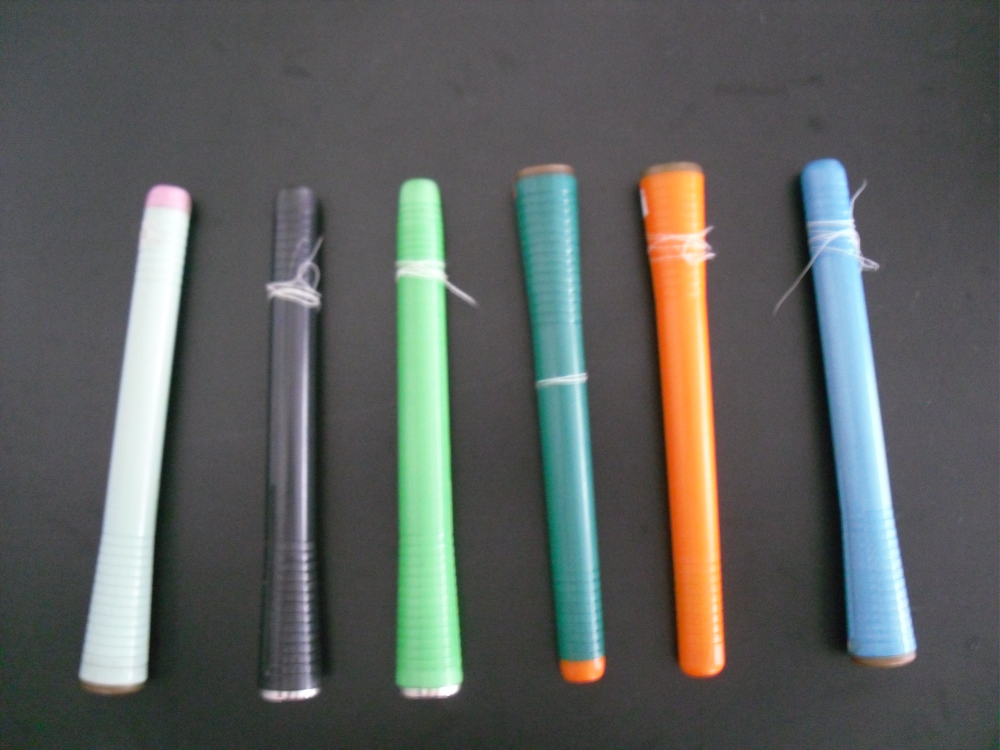
%> input picture test/p.JPG, 4000 x 3000 px (shown at 1/4 size)
$ octave MyExperiment.m   (GNU Octave 9; MATLAB toolbox functions it lacks are replaced by stand-ins)
%> lines starting %> are read from the running program, lines starting %| are printed output that depends on the picture; in (x1, y1, x2, y2) boxes, pixels count from 0 and x2, y2 are one past the last pixel; in counts of white or black regions, pixels touching at a corner belong together; the program's own positions count from 1
### mytest.m
function [width] = mytest(A)
%对矩阵A进行垂直投影，然后输出其有效投影宽度
width = 0;
X = sum(A);
[~,l] = size(X);
for b = 1:l
    if X(1,b) ~= 0
        width = width + 1;
    end
end
end

### MyExperiment.m
close all;clear all;clc;
I = imread('C:\Users\cheng\Desktop\Experiment\test\p.JPG');
I = rgb2gray(I);   %转化为灰度图像
% subplot(221);imshow(I);title('原图灰度图');
% subplot(222);imhist(I);title('原图灰度直方图');
% subplot(223);imshow(im2bw(I));title('原图二值图');

%直方图均衡化
hgram = 100:2:250;          %自定义行向量参数hgram
I = histeq(I,hgram);       %对图像按参数hgram进行直方均衡化
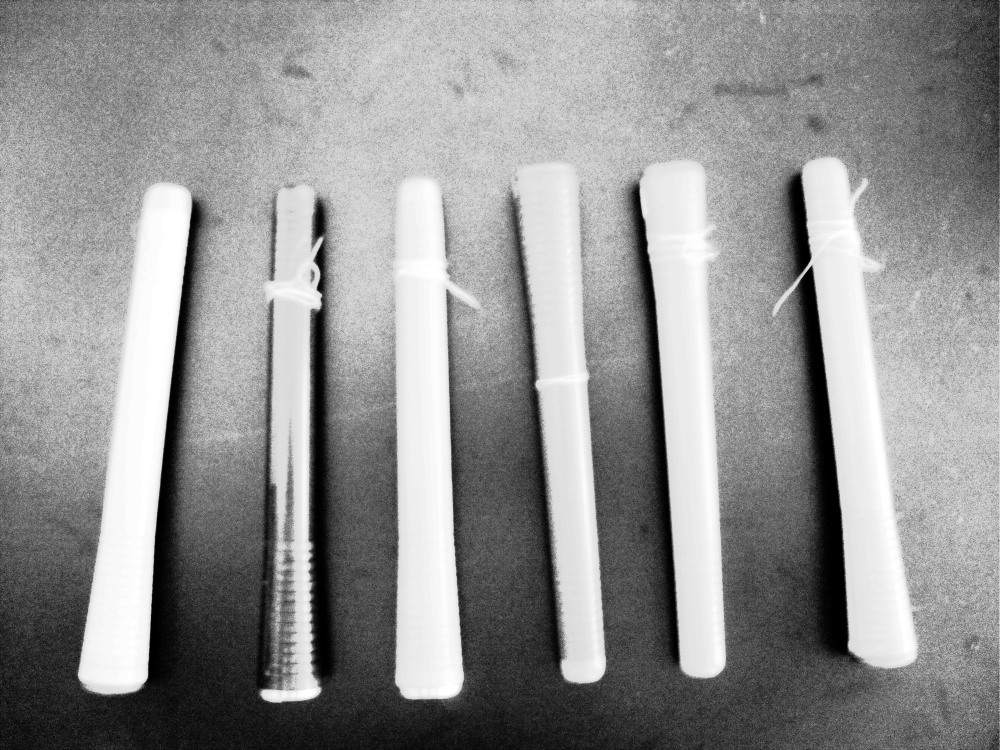
%> I: size 3000x4000 uint8 (shown at 1/4 size); min 0, max 255, mean 146.1
%subplot(224);imhist(J);title('均衡化灰度直方图');

% %对图像进行灰度阈值分割，取阈值为98
% image_1 = im2bw(I,98/255);
% %用二值形态学消除噪声
% image_1 = bwmorph(bwmorph(image_1,'open'),'close');
% figure;imshow(image_1);title('常规处理后的灰度阈值（98）分割图');

%对灰度均衡化的图像进行灰度阈值分割，取阈值为214
bw = im2bw(I,219/255);
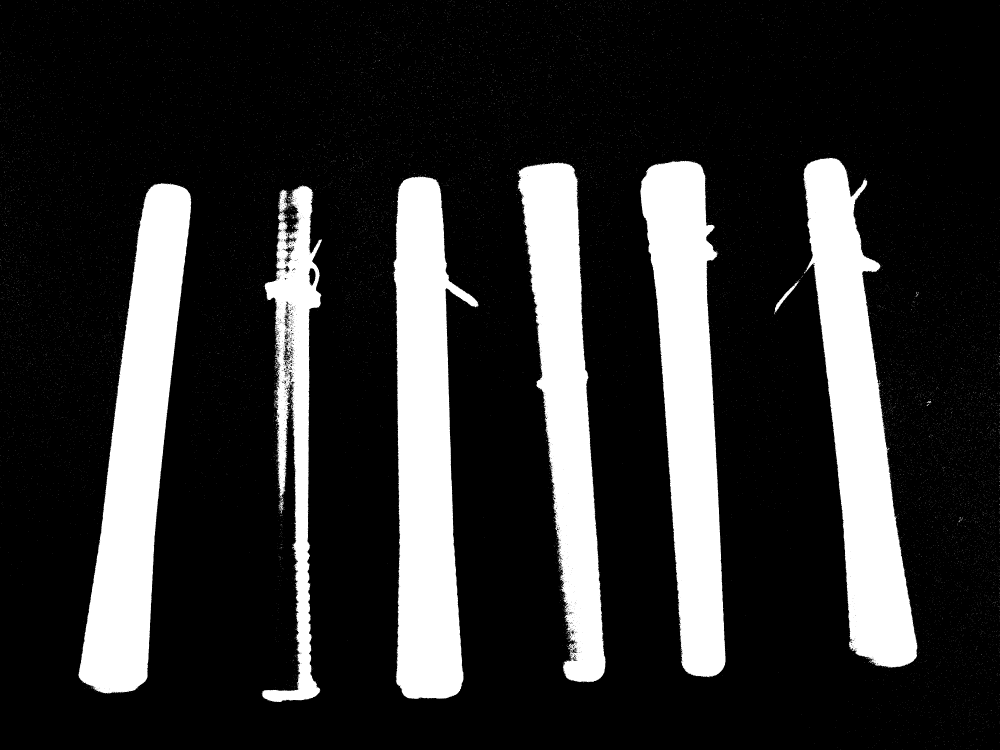
%> bw: size 3000x4000 logical (shown at 1/4 size); 19.1% white; 18791 white regions (18767 under 20 px), largest, box (x1, y1, x2, y2) and area: (1574, 704, 1915, 2796) 447288, (314, 733, 765, 2775) 437908, (3213, 630, 3670, 2672) 423493
%用二值形态学消除噪声
bw = bwmorph(bwmorph(bw,'open'),'close');
%> bw: size 3000x4000 logical; 18.8% white; 47 white regions (25 under 20 px), largest, box (x1, y1, x2, y2) and area: (1576, 707, 1913, 2796) 446714, (314, 733, 765, 2773) 437340, (3215, 632, 3669, 2670) 422629
%figure;imshow(image_2);title('灰度均衡化后的灰度阈值（214）分割图');

%对图像用canny算子进行边缘检测
bw = edge(bw,'canny');
%> bw: size 3000x4000 logical; 0.31% white in thin lines or dots, all inside (x1, y1, x2, y2) = (314, 632, 3999, 2808)
%imshow(bw1);title('Canny边缘检测');
%对二值图像进行填充处理
bw = imfill(bw,'holes');   %填充图像中的空洞区域
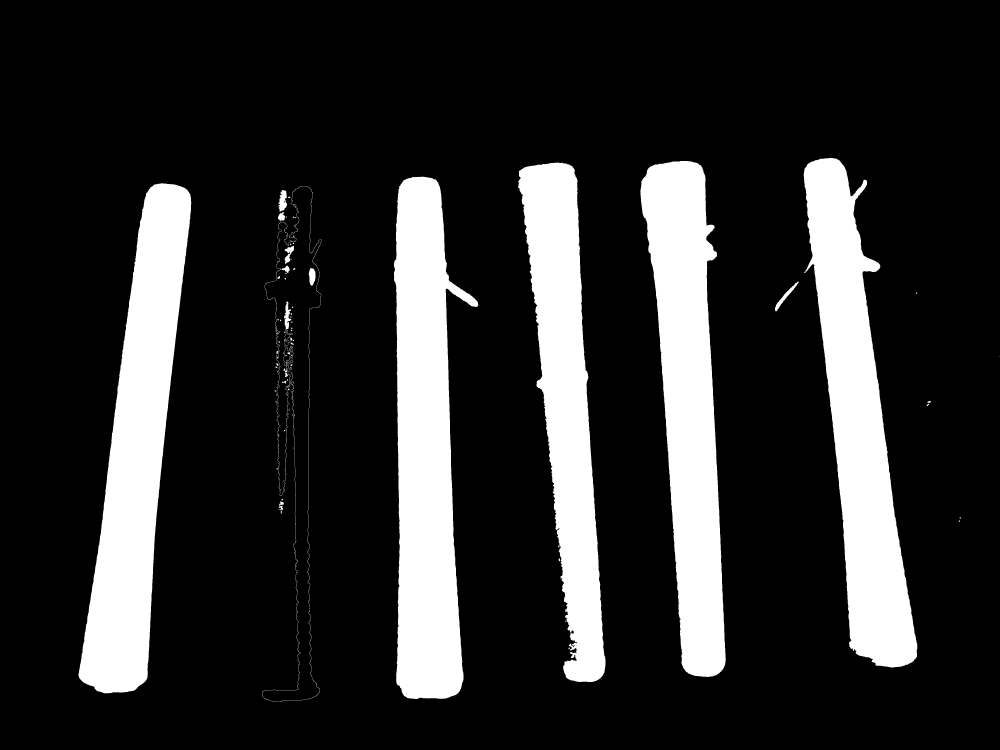
%> bw: size 3000x4000 logical (shown at 1/4 size); 17.6% white; 83 white regions (13 under 20 px), largest, box (x1, y1, x2, y2) and area: (1576, 707, 1913, 2796) 449542, (314, 733, 765, 2773) 439794, (3215, 632, 3669, 2670) 425316
% [14 lines of commented-out code are left out]
bw = bwareaopen(bw, 50);
figure;subimage(bw);title('去孔图像');
% [15 lines of commented-out code are left out]
X= sum(bw);
%> X = 4000 values, max 2088 at index 1661, min 0 at index 1, mean 526.4
Y= sum(bw');
%> Y = 3000 values, max 1136 at index 1074, min 0 at index 1, mean 701.9
figure;
subplot(121);plot(X);title('像素垂直投影');
subplot(122);plot(Y);title('像素水平投影');

%统计图中的棒子数目
count = 0;  %棒子计数器
[i,j]=size(X);%计算X的大小，i为行，j为列
%> i = 1; j = 4000
flag =0;  %标志
thresh = 300;
%设定阈值thresh为300
%每次进入垂直投影区且取值大于阈值的时候，将flag设置为1
%在小于阈值并且退出投影区时，计数器加1，且将flag置为0
for a = 1:j
    if X(1,a) >= thresh
        flag =1;
    else if X(1,a) <thresh && flag == 1
        count = count +1;
        flag =0;
        end
    end
end
%> after the loop, count = 7; flag = 0
fprintf('图中一共有%d个纱管',count);

%此模块用于判断各个纱筒的位置，并且精确截取每根纱管
%思想：根据垂直投影计算每一根纱管宽度，存入六个细胞数组中
%每个细胞数组中存入每根纱管的起始位置
MatOfPic_List = cell(1,count);   %创建一个细胞数组，一行六列
%> MatOfPic_List = {[], [], [], [], [], [], []}
flag =0;
c = 1;
for a = 1:j
    if X(1,a) ~= 0
        MatOfPic_List{c} = [MatOfPic_List{c} a];
        flag = 1;
    else if X(1,a) == 0 && flag == 1
            flag =0;
            [row,list] = size(MatOfPic_List{c});   %row 为行，list为列
            if list > 200;   %如果列数大于200，才转入下一个细胞数组
                c = c + 1;
            else             %否则就在这个数组中执行下次循环。会过滤掉其中像素为0的点
                continue;
            end
            if c > count   %当c超出纱管数目的时候，循环直接终止
                break;
            end
         end
    end
end
%> after the loop, MatOfPic_List = 7 items; c = 7; list = 13; row = 1

%利用上面垂直投影确定的每根纱管的范围
%截取出每一根纱管， 进行水平投影计算纱管高度
%然后确定每根纱管的位置
%========================================================
%测试第一根
%     [row_1,list] = size(MatOfPic_List{1});
%     xmin = MatOfPic_List{1}(1);
%     figure;subimage(bw);title('去孔图像');
%     %在指定位置上绘出矩形，Position有四个参数，分别为：起始点列、行，矩形宽，高
%     rectangle('Position',[xmin,0,list,3000],'EdgeColor','r');
%========================================================
MatOfPic_Crop = cell(1,count);
%> MatOfPic_Crop = {[], [], [], [], [], [], []}
% figure;subimage(bw);title('绘出确定边缘的图');
for c = 1:count
    [row_1,list] = size(MatOfPic_List{c});
    xmin = MatOfPic_List{c}(1);
    xmax = MatOfPic_List{c}(list);

    %将原图指定处的数据写入用于存储细胞矩阵
    MatOfPic_Crop{c} = bw(:,xmin:xmax);
%     %在原图上绘出标记
%     rectangle('Position',[xmin,0,list,3000],'EdgeColor','r');
end
%> this loop made 7 passes
%> (list, xmin, xmax) on passes 1 to 7: (451, 315, 765), (238, 1050, 1287), (337, 1577, 1913), (349, 2074, 2422), (342, 2562, 2903), (549, 3101, 3669), (13, 3711, 3723)
%> after the loop, MatOfPic_Crop = 7 items

% [11 lines of commented-out code are left out]
disp('已完成截图存图操作');
%| 图中一共有7个纱管已完成截图存图操作
disp('现在开始矫正图像');

%将截出来的纱管进行旋转矫正，并垂直投影。
%终止条件是，垂直投影的像素宽度达到最小

%%%%%%%%%%%%%%%%%%%%%%%%%%%%%%%%%%%%%%%%%%%%%%%%%%%%%%%%%%%%%%%%%%%%%
%判断纱管的偏斜情况，根据左右的偏斜方向进行正确地矫正
%方法：将纱管逆时针旋转并记录下垂直投影count1
%      再将纱管顺时针旋转并记录下垂直投影count2
%      比较count1和count2的大小，若count1小，则应进行逆时针旋转，否则进行顺时针旋转
%%%%%%%%%%%%%%%%%%%%%%%%%%%%%%%%%%%%%%%%%%%%%%%%%%%%%%%%%%%%%%%%%%%%%
angle = 1;  %定义纱管旋转的角度的每次分量数
a = zeros(2,6); %用来存放每次校正图的投影有效宽度，以作比对。第一行用于存放第一次投影数据，第二行用于第二次投影数据】

for c = 1:count
    flag = 0;   %循环终止条件
    width = 0;  %计数求投影有效区域的宽度
    figure;subplot(131);imshow(MatOfPic_Crop{c});title('矫正前');
    %=======================================================
    %此块用于判断图像中纱管的偏向
    %=======================================================
    X = sum(imrotate(MatOfPic_Crop{c},angle)); %将图【逆时针】旋转angle个角度，并投影
    [~,l] = size(X);
    for b = 1:l
        if X(1,b) ~= 0              %计数求宽度
           width = width + 1;
        end
    end
    a(3,c) = width;     %a数组第三行用于存储判断时进行测试性的【逆时针旋转】后旋转宽度
    width = 0;
    X = sum(imrotate(MatOfPic_Crop{c},-angle)); %将图【顺时针】旋转angle个角度，并投影
    [~,l] = size(X);
    for b = 1:l
        if X(1,b) ~= 0              %计数求宽度
           width = width + 1;
        end
    end
    a(4,c) = width;     %a数组第四行用于存储判断时进行测试性的【顺时针旋转】后旋转宽度
    width = 0;
    %=======================================================
    subplot(132);title('矫正曲线');hold on;
    %=======================================================
    %旋转
    %=======================================================
    if a(3,c) < a(4,c)    %右偏
        while(flag ~= 1)
            %================================================
            %%%%第一次垂直投影
            %================================================
            X = sum(MatOfPic_Crop{c}); %第一次垂直投影
%             figure;plot(X);
            cla;plot(X);pause(0.1);cla;
            [~,l1] = size(X);
            for b = 1:l1
                if X(1,b) ~= 0              %计数求宽度
                    %  a(1,1) = a(1,1) + 1;
                    width = width + 1;
                end
            end
            a(1,c) = width;
            width = 0;
            %==========================================================
            MatOfPic_Crop{c} = imrotate(MatOfPic_Crop{c},angle);  %将图【逆时针】旋转angle个角度
            %==========================================================
            %%%%第二次垂直投影
            %==========================================================
            Y = sum(MatOfPic_Crop{c}); %第二次垂直投影
%             figure;plot(Y);
            plot(Y);pause(0.1);
            [~,l2] = size(Y);
            for b = 1:l2
                if Y(1,b) ~= 0              %计数
                    %    a(2,1) = a(2,1) + 1;
                    width = width + 1;
                end
            end
            a(2,c) = width;
            %==========================================================
            %判断
            if a(2,c) >= a(1,c)
                flag = 1;
                MatOfPic_Crop{c} = imrotate(MatOfPic_Crop{c},-angle);
            else
                width = 0;
            end
        end
    else  %向左偏的时候
        while(flag ~= 1)
            %================================================
            %%%%第一次垂直投影
            %================================================
            X= sum(MatOfPic_Crop{c}); %第一次垂直投影
%             figure;plot(X);
            cla;plot(X);pause(0.1);cla;
            [~,l1] = size(X);    %X位一行l1列的矩阵
            for b = 1:l1
                if X(1,b) ~= 0              %计数求宽度
                    width = width + 1;
                end
            end
            a(1,c) = width;
            width = 0;
            %==========================================================
            MatOfPic_Crop{c} = imrotate(MatOfPic_Crop{c},-angle);  %将图【顺时针】旋转angle个角度
            %==========================================================
            %%%%第二次垂直投影
            %==========================================================
            Y= sum(MatOfPic_Crop{c}); %第二次垂直投影
%             figure;plot(Y);
            plot(Y);pause(0.1);
            [~,l2] = size(Y);
            for b = 1:l2
                if Y(1,b) ~= 0              %计数
                    width = width + 1;
                end
            end
            a(2,c) = width;
            width = 0;
            %==========================================================
            %判断
            if a(2,c) >= a(1,c)
                flag = 1;
                MatOfPic_Crop{c} = imrotate(MatOfPic_Crop{c},angle);
            end
        end
    end

    fprintf('第%d根纱管图像矫正完成 :)\n',c);
    subplot(133);imshow(MatOfPic_Crop{c}); title('矫正后');%显示当前调整的图像
end
%> this loop made 7 passes
%| 第1根纱管图像矫正完成 :)
%| 第2根纱管图像矫正完成 :)
%| 第3根纱管图像矫正完成 :)
%| 第4根纱管图像矫正完成 :)
%| 第5根纱管图像矫正完成 :)
%| 第6根纱管图像矫正完成 :)
%| 第7根纱管图像矫正完成 :)
%> pass 1, `imshow(MatOfPic_Crop{c})`:
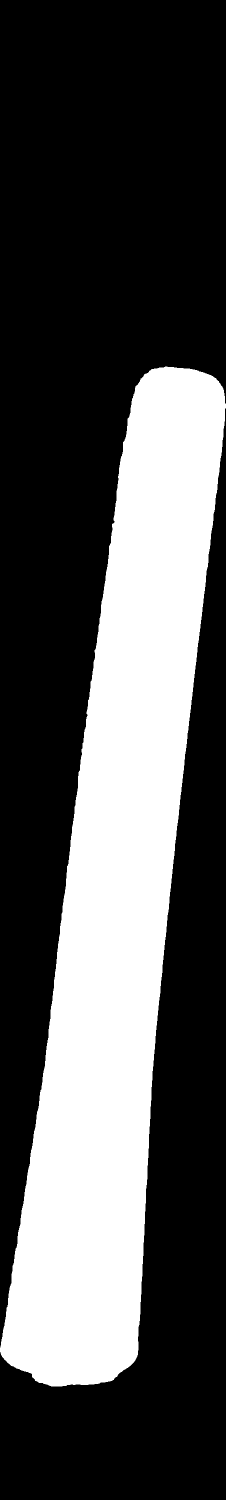
%> displayed picture: size 3000x451 logical (shown at 1/2 size); 32.5% white; 1 white region, box (x1, y1, x2, y2) and area: (0, 733, 451, 2773) 439794
%> pass 1, `imshow(MatOfPic_Crop{c})`:
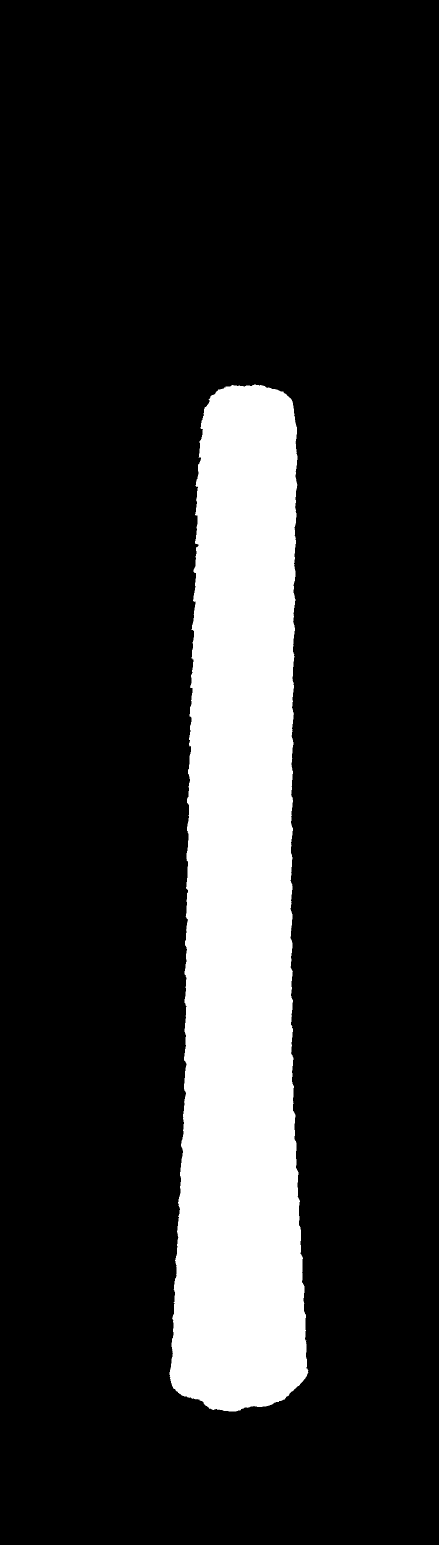
%> displayed picture: size 3090x878 logical (shown at 1/2 size); 16.2% white; 1 white region, box (x1, y1, x2, y2) and area: (339, 769, 617, 2823) 439784
%> after the loop, Y = 66 values, max 7 at index 34, min 0 at index 1, mean 1.14; a = [278 238 337 237 287 411 13; 278 250 340 237 318 416 13; 419 250 340 383 374 581 13; 484 270 354 316 310 523 13]; l1 = 13; l2 = 66
disp('图像矫正完成：）');

%> (the run ends here)
